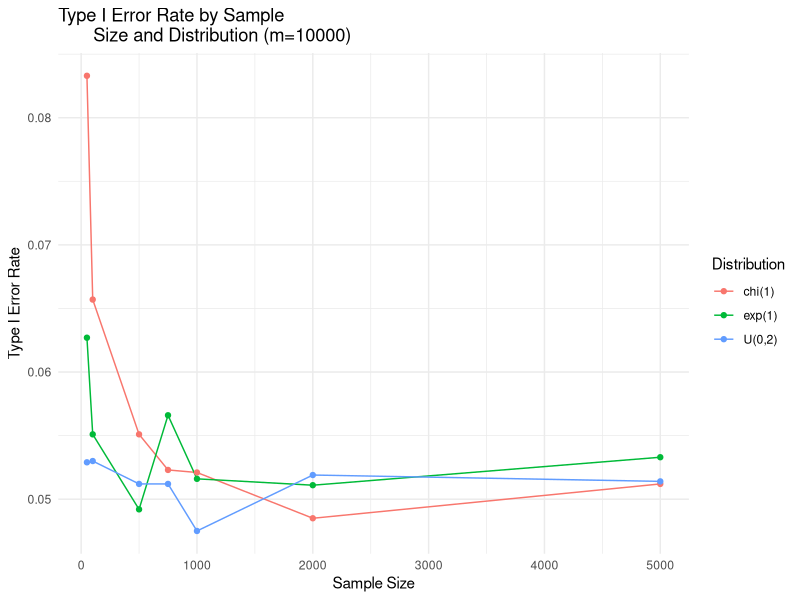

Reproduce this figure in R.
## ---- chunk 1
knitr::opts_chunk$set(echo = TRUE)
## ---- chunk 2
knitr::opts_chunk$set(message=FALSE, tidy.opts=list(width.cutoff=60), tidy=TRUE) 
# Load necessary libraries
library(tidyverse)
library(knitr)
## ---- chunk 3
# Different sample sizes
num <- c(50, 100, 500, 750, 1000, 2000, 5000) 
# Different iterations of Monte Carlo simulations
m_values <- c(100, 500, 1000, 10000)      

# Set seed for reproducibility
set.seed(155)

# Initialize an empty list to store the error tables for different m values
err_tables <- list()

for (m in m_values) {
  results <- data.frame(Distribution = character(),
                        Sample_Size = integer(),
                        Type_I_Error_Rate = numeric(),
                        Standard_Error = numeric(),
                        stringsAsFactors = FALSE)
  
  for (n in num) {
    cv <- qt(0.975, n-1)
    
    # Estimate the Type-I error for chi-square distribution
    er1_vals <- sapply(1:m, FUN = function(o) {
      x <- rchisq(n, 1)
      m_x <- mean(x)
      sd <- sqrt(var(x))
      
      abs((m_x - 1) * sqrt(n) / sd) >= cv
    })
    er1 <- mean(er1_vals)
    se1 <- sd(er1_vals) / sqrt(m)
    
    # Estimate the Type-I error for uniform distribution
    er2_vals <- sapply(1:m, FUN = function(o) {
      x <- runif(n, 0, 2)
      m_x <- mean(x)
      sd <- sqrt(var(x))
      
      abs((m_x - 1) * sqrt(n) / sd) >= cv
    })
    er2 <- mean(er2_vals)
    se2 <- sd(er2_vals) / sqrt(m)
    
    # Estimate the Type-I error for exponential distribution
    er3_vals <- sapply(1:m, FUN = function(o) {
      x <- rexp(n, 1)
      m_x <- mean(x)
      sd <- sqrt(var(x))
      
      abs((m_x - 1) * sqrt(n) / sd) >= cv
    })
    er3 <- mean(er3_vals)
    se3 <- sd(er3_vals) / sqrt(m)
    
    # Store the results
    results <- rbind(results,
                     data.frame(Distribution = "chi(1)",
                                Sample_Size = n,
                                Type_I_Error_Rate = er1,
                                Standard_Error = se1),
                     data.frame(Distribution = "U(0,2)",
                                Sample_Size = n,
                                Type_I_Error_Rate = er2,
                                Standard_Error = se2),
                     data.frame(Distribution = "exp(1)",
                                Sample_Size = n,
                                Type_I_Error_Rate = er3,
                                Standard_Error = se3))
  }
  
  # Store the error table in the list with the number of simulations as the name
  err_tables[[paste0("m_", m)]] <- results
}

# Access individual data frames
df_100 <- err_tables[["m_100"]]
df_500 <- err_tables[["m_500"]]
df_1000 <- err_tables[["m_1000"]]
df_10000 <- err_tables[["m_10000"]]
## ---- chunk 4
kable(df_10000, caption = "Type 1 Error with 10000 Monte Carlo Simulations")
## ---- chunk 5
ggplot(df_10000, aes(x = Sample_Size, y = Type_I_Error_Rate, color = Distribution)) +
  geom_line() +
  geom_point() +
  labs(title = "Type I Error Rate by Sample 
       Size and Distribution (m=10000)", x = "Sample Size", y = "Type I Error Rate") +
  theme_minimal()
